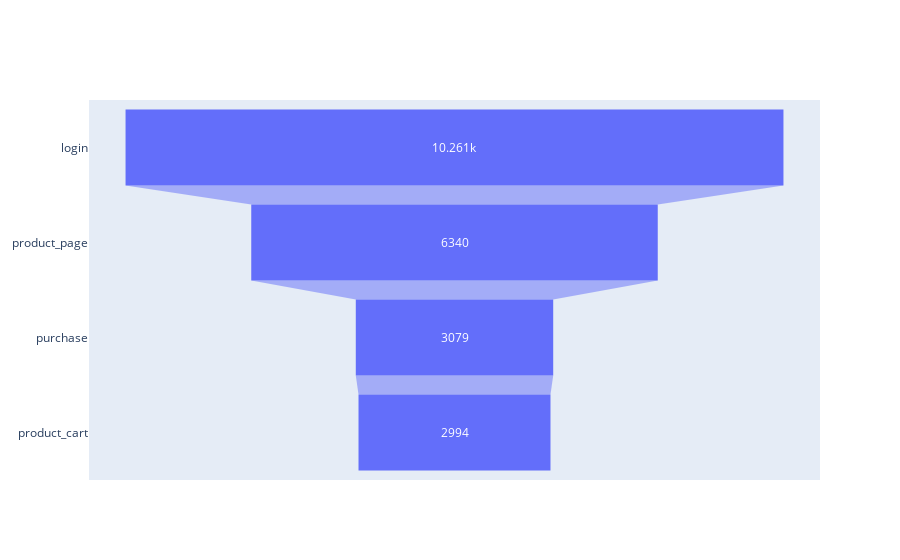

Notebook source saved alongside this figure:
### Markdown cell above
### Conversión de etapas - embudo

Estudia la conversión en las diferentes etapas del embudo

### Code cell
# Trazamos embudo de las etapas, todos los usuarios

print('Embudo de cantidad de eventos registrados (A y B):')

events_funnel = events_df.groupby('event_name')['user_id'].count().sort_values(ascending = False)
events_funnel = events_funnel.reset_index()
events_funnel = events_funnel.rename(columns = {'user_id':'total_events'}) 

# events_funnel

fig_events_funnel = go.Figure(
    go.Funnel(
        y = events_funnel['event_name'],
        x = events_funnel['total_events'],
    )
)

fig_events_funnel.show()

### Figure 1 — Plotly figure (JSON) as saved in the notebook; plotly's stock layout.template omitted (floating-point values rounded to 4 significant figures)
{"data": [{"type": "funnel", "x": [10261, 6340, 3079, 2994], "y": ["login", "product_page", "purchase", "product_cart"]}], "layout": {}}
